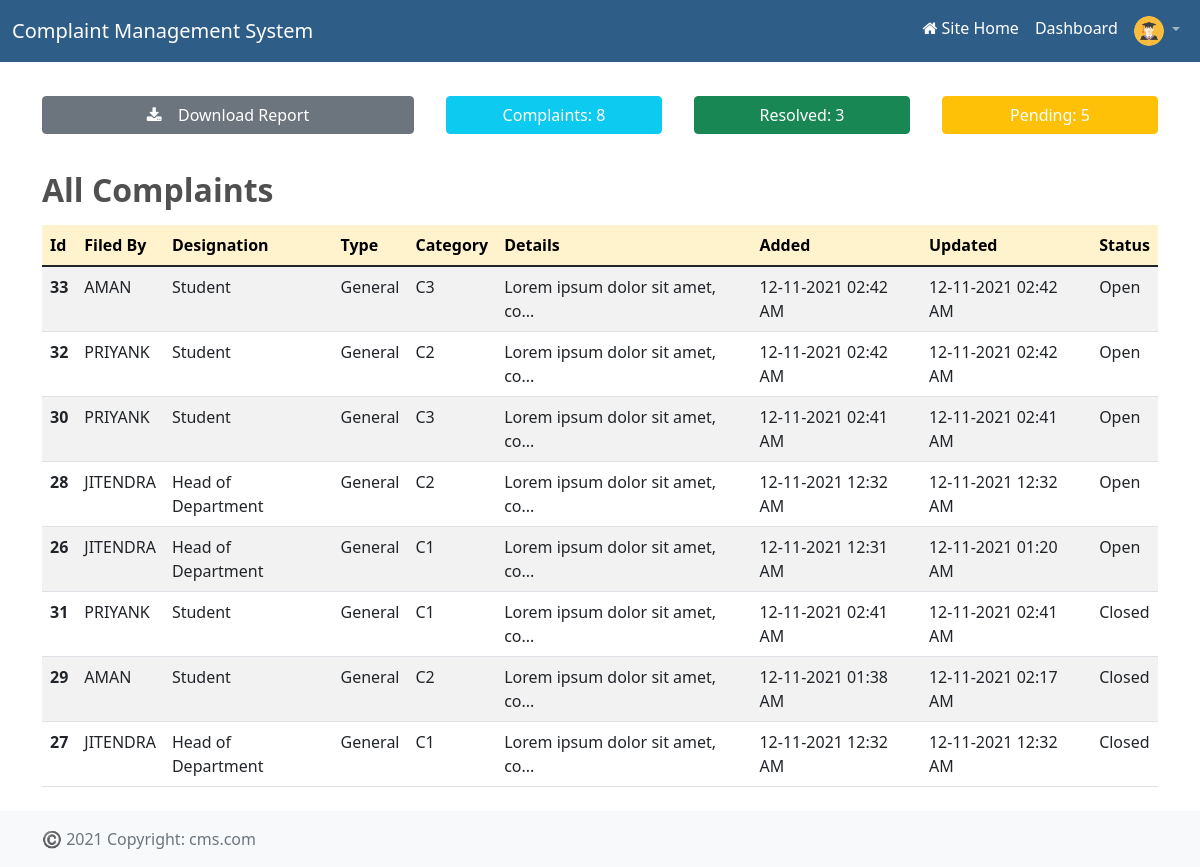
Screenshot of /admin/dashboard.php with the database file from the repository.
### tables this page shows
CREATE TABLE `complaints` (
  `id` int(11) NOT NULL,
  `userId` varchar(12) NOT NULL,
  `userType` varchar(10) NOT NULL,
  `category` varchar(20) NOT NULL,
  `type` varchar(20) NOT NULL,
  `details` varchar(500) NOT NULL,
  `status` int(11) NOT NULL DEFAULT 0,
  `remarks` varchar(500) NOT NULL DEFAULT 'None',
  `added` datetime NOT NULL DEFAULT current_timestamp(),
  `updated` datetime NOT NULL DEFAULT current_timestamp()
);

CREATE TABLE `student` (
  `uid` varchar(12) NOT NULL,
  `firstname` varchar(20) NOT NULL,
  `lastname` varchar(20) NOT NULL,
  `department` varchar(8) NOT NULL,
  `designation` varchar(20) NOT NULL,
  `gender` varchar(2) NOT NULL,
  `mobile` varchar(12) NOT NULL,
  `email` varchar(30) NOT NULL
);

CREATE TABLE `faculty` (
  `uid` varchar(12) NOT NULL,
  `firstname` varchar(20) NOT NULL,
  `lastname` varchar(20) NOT NULL,
  `department` varchar(8) NOT NULL,
  `designation` varchar(20) NOT NULL,
  `gender` varchar(2) NOT NULL,
  `mobile` varchar(12) NOT NULL,
  `email` varchar(30) NOT NULL
);

### includes/functions.php (called while the page is built, shortened)
<?php
function datetime_local2($data) {
    $date = date_create($data);
    return date_format($date, 'd-m-Y h:i A');
}
?>

### admin/includes/dashboard-content.php (the view, shortened to what this page needs)
<?php
$q1 = mysqli_query($sql, "select count(*) as count from complaints where status='0'");
$q2 = mysqli_query($sql, "select count(*) as count from complaints where status='1'");
$query = "select id, category, type, details, status, added, updated, userId, userType from complaints order by status asc, added desc, updated desc";
$p = mysqli_fetch_assoc($q1);
$r = mysqli_fetch_assoc($q2);
?>
<div class="main-content">
    <div class="main-content-headers row">
        <button class="col-4 btn btn-secondary" id="download-report-all">
            <i class="fa fa-download"></i> &ensp; Download Report
        </button>
        <button class="col btn btn-info"> Complaints: <?php echo htmlentities($p['count'] + $r['count']); ?> </button>
        <button class="col btn btn-success"> Resolved: <?php echo htmlentities($r['count']); ?> </button>
        <button class="col btn btn-warning"> Pending: <?php echo htmlentities($p['count']); ?> </button>
    </div>
    <div class="main-content-headers-2">
        All Complaints
    </div>
    <br>
    <table class="table table-striped table-hover">
        <thead>
            <tr class="table-warning">
                <th scope="col">Id</th>
                <th scope="col">Filed By</th>
                <th scope="col">Designation</th>
                <th scope="col">Type</th>
                <th scope="col">Category</th>
                <th scope="col">Details</th>
                <th scope="col">Added</th>
                <th scope="col">Updated</th>
                <th scope="col">Status</th>
            </tr>
        </thead>
        <tbody>
            <?php
            $ret = mysqli_query($sql, $query);
            while ($row = mysqli_fetch_array($ret)) {
                $userId = $row['userId'];
                $userType = $row['userType'];
                $uret = mysqli_query($sql, "SELECT firstname, designation from $userType where uid='$userId'");
                $user = mysqli_fetch_assoc($uret);
            ?>
                <tr class="clickable-row" data-href="/cms/admin/details.php" data-id="<?php echo htmlentities($row['id']); ?>">
                    <th scope="row"><?php echo htmlentities($row['id']); ?></th>
                    <td><?php echo htmlentities(ucwords($user['firstname'])); ?></td>
                    <td><?php echo htmlentities(ucfirst($user['designation'])); ?></td>
                    <td><?php echo htmlentities($row['type']); ?></td>
                    <td><?php echo htmlentities($row['category']); ?></td>
                    <td class="details">
                        <?php
                        $details = $row['details'];
                        $max = 30;
                        $x = substr($details, 0, $max);
                        if (strlen($x) == $max) {
                            $x .= "...";
                        }
                        echo htmlentities($x);
                        ?>
                    </td>
                    <td><?php echo htmlentities(datetime_local2($row['added'])); ?></td>
                    <td><?php echo htmlentities(datetime_local2($row['updated'])); ?></td>
                    <td>
                        <?php
                        $status = $row['status'];
                        if ($status == 0) {
                            echo htmlentities('Open');
                        } else {
                            echo htmlentities('Closed');
                        }
                        ?>
                    </td>
                </tr>
            <?php } ?>
        </tbody>
    </table>
</div>

### includes/meta.php (shortened to what this page needs)
<!DOCTYPE html>
<html lang="en">
<head>
  <link href="https://cdn.jsdelivr.net/npm/bootstrap@5.1.3/dist/css/bootstrap.min.css" rel="stylesheet" />
  <link rel="stylesheet" href="/cms/assets/font-awesome/css/font-awesome.css"/>
  <link rel="stylesheet" href="/cms/assets/css/table-responsive.css">
  <link rel="stylesheet" href="/cms/assets/css/style.css" />
</head>

### includes/header.php (shortened to what this page needs)
<body>
    <header>
        <nav class="navbar navbar-expand-md navbar-dark fixed-top">
            <div class="container-fluid">
                <a id="navbar-title" class="navbar-brand" href="#"></a>
                <div class="collapse navbar-collapse" id="navbarNavAltMarkup">
                    <div id="navbar-items" class="navbar-nav ms-auto"></div>
                </div>
            </div>
        </nav>
    </header>

### admin/dashboard.php (shortened to what this page needs)
<?php
include('../includes/config.php');
?>
<?php include("../includes/meta.php"); ?>
<?php include("../includes/header.php"); ?>
<main class="flex-shrink-0">
    <div class="container">
        <?php include("includes/dashboard-content.php"); ?>
    </div>
</main>
<?php include("../includes/footer.php"); ?>

### includes/footer.php
<footer class="footer mt-auto py-3 fixed-bottom bg-light" style="background-color: #2e5e88ff">
    <div class="container">
        <span id="footer-content" class="text-muted">©️ 2021 Copyright: cms.com</span>
    </div>
</footer>
<?php include("footer-empty.php");?>

### includes/footer-empty.php (shortened to what this page needs)
</body>
</html>

### assets/css/style.css (style rules this page uses)
.clickable-row { cursor: pointer; }
header .navbar { background-color: #2e5e88; }
.main-content { margin: 5rem 0; }
.main-content .main-content-headers { margin: 0 0 1rem; padding-top: 1rem; }
.main-content .main-content-headers .col.btn { margin-left: 2rem; }
.main-content .main-content-headers-2 { color: #505050; font-size: xx-large; font-weight: 700; margin-top: 2rem; margin-bottom: -0.8rem; }
.main-content .btn, .main-content .btn-text:hover { color: #fff; }

### rows the page displays
complaints: id "33", student.firstname "AMAN", student.designation "Student", type "General", category "C3", details "Lorem ipsum dolor sit amet, co...", added "12-11-2021 02:42 AM", updated "12-11-2021 02:42 AM"
complaints: id "32", student.firstname "PRIYANK", student.designation "Student", type "General", category "C2", details "Lorem ipsum dolor sit amet, co...", added "12-11-2021 02:42 AM", updated "12-11-2021 02:42 AM"
complaints: id "30", student.firstname "PRIYANK", student.designation "Student", type "General", category "C3", details "Lorem ipsum dolor sit amet, co...", added "12-11-2021 02:41 AM", updated "12-11-2021 02:41 AM"
complaints: id "28", faculty.firstname "JITENDRA", faculty.designation "Head of Department", type "General", category "C2", details "Lorem ipsum dolor sit amet, co...", added "12-11-2021 12:32 AM", updated "12-11-2021 12:32 AM"
complaints: id "26", faculty.firstname "JITENDRA", faculty.designation "Head of Department", type "General", category "C1", details "Lorem ipsum dolor sit amet, co...", added "12-11-2021 12:31 AM", updated "12-11-2021 01:20 AM"
complaints: id "31", student.firstname "PRIYANK", student.designation "Student", type "General", category "C1", details "Lorem ipsum dolor sit amet, co...", added "12-11-2021 02:41 AM", updated "12-11-2021 02:41 AM"
complaints: id "29", student.firstname "AMAN", student.designation "Student", type "General", category "C2", details "Lorem ipsum dolor sit amet, co...", added "12-11-2021 01:38 AM", updated "12-11-2021 02:17 AM"
complaints: id "27", faculty.firstname "JITENDRA", faculty.designation "Head of Department", type "General", category "C1", details "Lorem ipsum dolor sit amet, co...", added "12-11-2021 12:32 AM", updated "12-11-2021 12:32 AM"

### other values shown
$p['count'] + $r['count'] "8"
$r['count'] "3"
$p['count'] "5"
